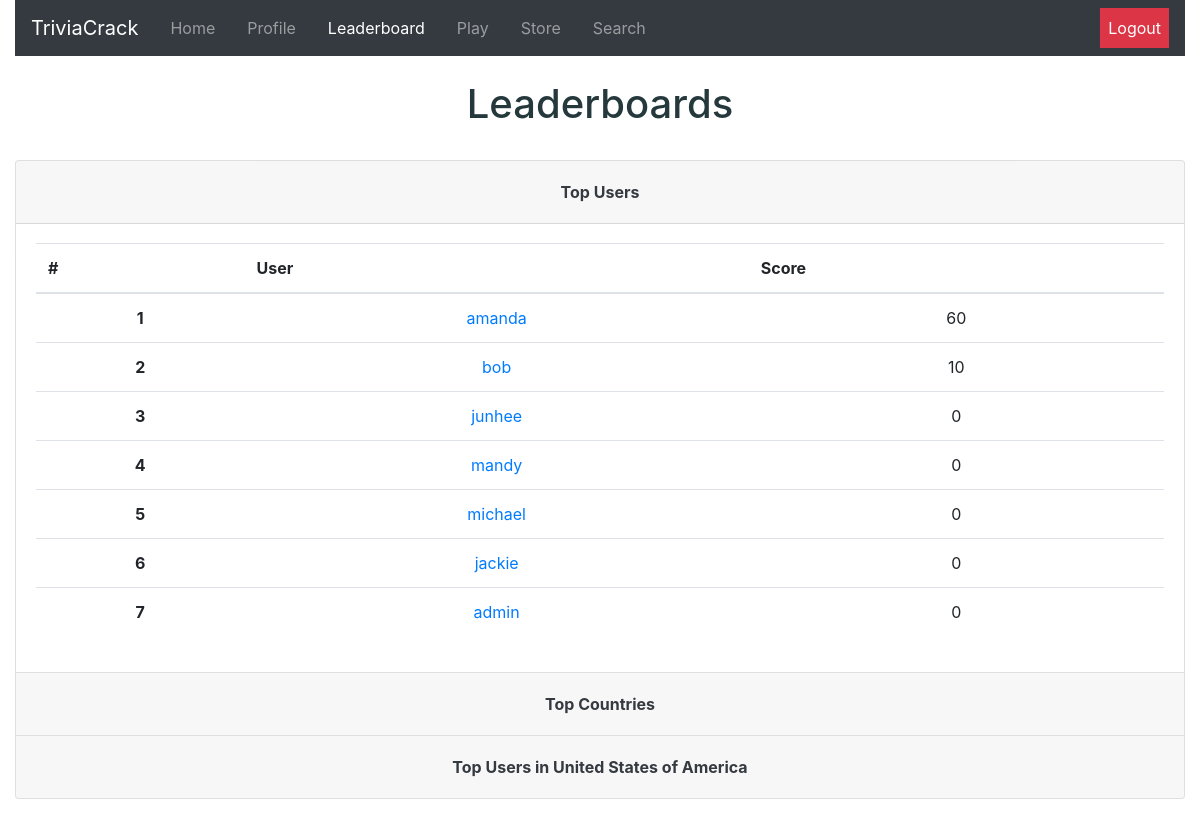
Page /leaderboard (signed in) on the committed database.
### tables this page shows
CREATE TABLE user_tbl (username TEXT, password TEXT, pic TEXT, coll TEXT, game_id TEXT, money INT, flag TEXT, stat TEXT, score INT);

### app.py (the view)
@app.route("/leaderboard")
@login_required
def leaderboard():
    user = session['username']
    country = db_manager.getCountry(user)
    leaderboard=db_manager.userLeaderboard()
    nationboard=db_manager.nationLeaderboard()
    countryboard=db_manager.myCountryboard(user)
    return render_template("leaderboard.html",
                            leaderboard=enumerate(leaderboard.items()),
                            nationboard=enumerate(nationboard.items()),
                            countryboard=enumerate(countryboard.items()),
                            country=country,
                            board="active")

### app.py (called while the page is built)
def login_required(f):
    @wraps(f)
    def dec(*args, **kwargs):
        if 'username' in session:
            for arg in args:
                print(arg)
            return f(*args, **kwargs)
        flash('You must be logged in to view this page!', 'alert-danger')
        return redirect('/')
    return dec

### utl/db_builder.py (called while the page is built)
def exec(cmd):
    db = sqlite3.connect(DB_FILE)
    c = db.cursor()
    output = c.execute(cmd)
    db.commit()
    return output

def execmany(cmd, inputs):
    db = sqlite3.connect(DB_FILE)
    c = db.cursor()
    output = c.execute(cmd, inputs)
    db.commit()
    return output

### utl/db_manager.py (called while the page is built)
def getCountry(username):
    q = "SELECT flag from user_tbl WHERE username=?"
    inputs = (username,)
    data = execmany(q, inputs).fetchone()[0]
    return data

def orderDict(list):
    list = sorted(list, key=lambda x:x[1])
    list = list[::-1]
    dict = OrderedDict()
    for item in list:
        dict[item[0]] = item[1]
    return dict

def userLeaderboard():
    q = "SELECT username, score FROM user_tbl"
    data = exec(q).fetchall()
    return orderDict(data)

def nationLeaderboard():
    q = "SELECT country, SUM(score) FROM user_tbl, flags_tbl WHERE flags_tbl.country = user_tbl.flag GROUP BY flags_tbl.country"
    data = exec(q).fetchall()
    data = orderDict(data)
    return data

def myCountryboard(username):
    q = "SELECT flag FROM user_tbl WHERE username=?"
    inputs = (username,)
    country = execmany(q, inputs).fetchone()[0]
    q = "SELECT username,score FROM user_tbl WHERE flag=?"
    inputs = (country,)
    countryRank = orderDict(execmany(q, inputs).fetchall())
    return countryRank

### templates/leaderboard.html (shortened to what this page needs)
{% extends "_base.html" %}
{% block body %}
  <h1><font color ="#25383C">Leaderboards</font></h1><br>
	<div class="accordion" id="accordionExample">
  <div class="card">
    <div class="card-header" id="headingOne">
      <h5 class="mb-0">
        <button class="btn btn-link text-dark font-weight-bold" type="button" data-toggle="collapse" data-target="#collapseOne" aria-expanded="true" aria-controls="collapseOne">
          Top Users
        </button>
      </h5>
    </div>
    <div id="collapseOne" class="collapse show" aria-labelledby="headingOne" data-parent="#accordionExample">
      <div class="card-body">
				<table class="table">
					<thead>
						<tr>
							<th scope="col">#</th>
							<th scope="col">User</th>
							<th scope="col">Score</th>
						</tr>
					</thead>
					<tbody>
						{% for i, (k, v) in leaderboard %}
						<tr class="text-center">
							<th>{{ i + 1 }}</th>
							<td><a href="/home?user={{k}}">{{ k }}</a></td>
							<td>{{ v }}</td>
						</tr>
						{% endfor %}
					</tbody>
				</table>
      </div>
    </div>
  </div>
  <div class="card">
    <div class="card-header" id="headingTwo">
      <h5 class="mb-0">
        <button class="btn btn-link collapsed text-dark font-weight-bold" type="button" data-toggle="collapse" data-target="#collapseTwo" aria-expanded="false" aria-controls="collapseTwo">
          Top Countries
        </button>
      </h5>
    </div>
  </div>
  <div class="card">
    <div class="card-header" id="headingThree">
      <h5 class="mb-0">
        <button class="btn btn-link collapsed text-dark font-weight-bold" type="button" data-toggle="collapse" data-target="#collapseThree" aria-expanded="false" aria-controls="collapseThree">
          Top Users in {{ country }}
        </button>
      </h5>
    </div>
  </div>
</div>
<br>
{% endblock %}

### templates/_base.html (shortened to what this page needs)
<!DOCTYPE html>
<html>
	<head>
		<link rel="stylesheet" href="https://maxcdn.bootstrapcdn.com/bootstrap/4.3.1/css/bootstrap.min.css">
	</head>
	<body>
		<div class="container-fluid">
			<center>
				{% block header %}
				<nav class="navbar navbar-expand-lg navbar-dark bg-dark">
				    <a class="navbar-brand" href="/home">TriviaCrack</a>
				    <div class="collapse navbar-collapse" id="navbarSupportedContent">
				        <ul class="navbar-nav">
				            <li class="nav-item {{ home }} px-2">
				                <a class="nav-link" href="/home">Home </a>
				            </li>
				            <li class="nav-item {{ profile }} px-2">
				                <a class="nav-link" href="/profile">Profile</a>
				            </li>
										<li class="nav-item {{ board }} px-2">
				                <a class="nav-link" href="/leaderboard">Leaderboard</a>
				            </li>
				            <li class="nav-item {{ play }} px-2">
				                <a class="nav-link" href="/play">Play</a>
				            </li>
										<li class="nav-item {{ store }} px-2">
				                <a class="nav-link" href="/store">Store</a>
				            </li>
										<li class="nav-item {{ search }} px-2">
				                <a class="nav-link" href="/search">Search</a>
				            </li>
				        </ul>
				        <ul class="navbar-nav ml-auto">
										<li class="nav-item navbar-right">
				                <a class="nav-link text-white bg-danger" href="/logout">Logout</a>
				            </li>
				        </ul>
				    </div>
				</nav>
				{% endblock %}
				<br>
				{% set msgs = get_flashed_messages(with_categories=true) %}
				{% block body %}{% endblock %}
			</center>
		</div>
	</body>
</html>

### rows in the picture
user_tbl: leaderboard "amanda", flag "United States of America"
user_tbl: leaderboard "bob"
user_tbl: leaderboard "junhee"
user_tbl: leaderboard "mandy"
user_tbl: leaderboard "michael"
user_tbl: leaderboard "jackie"
user_tbl: leaderboard "admin"

### other values in the picture
{{ i + 1 }} "1" "2" "3" "4" "5" "6" "7"
{{ v }} "60" "10" "0" "0" "0" "0" "0"
